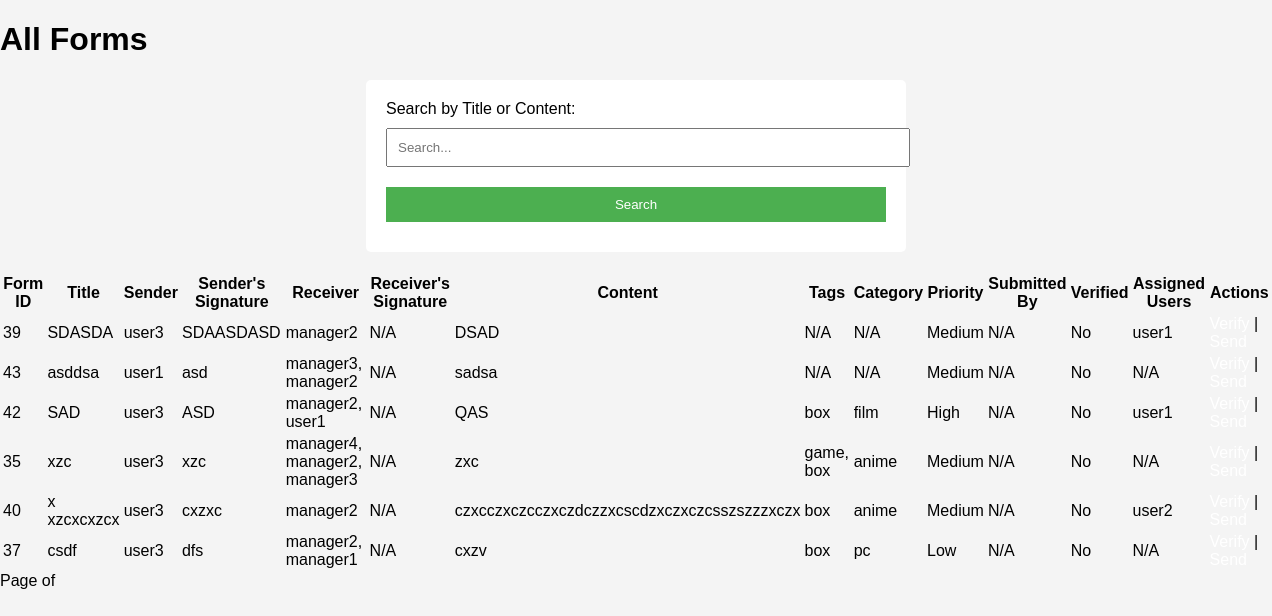
/forms/ (signed in), run on the app's committed database.
### app/models.py (models this page shows, shortened)
class Form(models.Model):
    title = models.CharField(max_length=255)
    sender_signature = models.CharField(max_length=255)
    receiver = models.CharField(max_length=255)
    receiver_signature = models.CharField(max_length=255, blank=True)
    content = models.TextField()
    tags = models.ManyToManyField(Tag, related_name="forms", blank=True)
    category = models.ForeignKey(Category, on_delete=models.CASCADE, related_name="forms", null=True)
    users = models.ManyToManyField('app.CustomUser', blank=True)  # view-only users section
    sender_name = models.CharField(max_length=255)
    prioritize = models.BooleanField(default=False)
    priority = models.CharField(max_length=100, choices=[('High', 'High'), ('Medium', 'Medium'), ('Low', 'Low')], default='Medium')
    assigned_managers = models.ManyToManyField(CustomUser, related_name="assigned_forms", blank=True, limit_choices_to={'role': 'manager'})
    assigned_users = models.ManyToManyField(
        CustomUser,
        related_name="viewable_forms",
        blank=True,
        limit_choices_to={'role': 'user'}
    )
    allowed_managers = models.ManyToManyField(CustomUser, related_name='allowed_forms', blank=True)  # Add this line
    sender = models.CharField(max_length=100)
    verified = models.BooleanField(default=False)
    verified_by = models.ForeignKey(CustomUser, null=True, on_delete=models.SET_NULL, related_name='verified_forms', blank=True)
    verified_at = models.DateTimeField(null=True, blank=True)
    last_modified = models.DateTimeField(auto_now=True)
    class Meta:
        verbose_name = 'Form'
        verbose_name_plural = 'Forms'

class CustomUser(AbstractBaseUser, PermissionsMixin):
    username = models.CharField(unique=True, max_length=150)
    email = models.EmailField(unique=True)
    first_name = models.CharField(max_length=100)
    last_name = models.CharField(max_length=100)
    is_active = models.BooleanField(default=True)
    is_staff = models.BooleanField(default=False)
    ROLE_CHOICES = [
        ('admin', 'Admin'),
        ('manager', 'Manager'),
        ('user', 'User'),
    ]
    role = models.CharField(max_length=20, choices=ROLE_CHOICES, default='user')
    SUB_ROLE_CHOICES = [
        ('none', 'None'),
        ('user-access-to-all-users-with-role-user', 'User Access to All Users with Role User'),
        ('manager-access-to-all-users-with-role-manager', 'user Access to All Users with Role Manager'),
    ]
    sub_role = models.CharField(max_length=255, choices=SUB_ROLE_CHOICES, default='none')
    objects = CustomUserManager()
    USERNAME_FIELD = 'username'
    REQUIRED_FIELDS = ['email', 'first_name', 'last_name']
    class Meta:
        verbose_name = 'User'
        verbose_name_plural = 'Users'

class Tag(models.Model):
    name = models.CharField(max_length=50, unique=True)
    class Meta:
        verbose_name = 'Tag'
        verbose_name_plural = 'Tags'

class Category(models.Model):
    name = models.CharField(max_length=50, unique=True)
    class Meta:
        verbose_name = 'Category'
        verbose_name_plural = 'Categories'

### app/views.py (the view)
# urls.py: path('forms/', views.form_list, name='forms'),  # List of forms
@login_required
def form_list(request):
    user = request.user
    if user.role == 'user':
        if user.sub_role == 'user-access-to-all-users-with-role-user':
            forms = Form.objects.filter(
                Q(sender=user) |
                Q(assigned_users=user)  # Using assigned_users field
            ).distinct()
        else:
            forms = Form.objects.filter(sender=user).distinct()
    elif user.role == 'manager':
        if user.sub_role == 'manager-access-to-all-users-with-role-manager':
            forms = Form.objects.filter(
                Q(assigned_managers=user) |  # Forms where the user is assigned as a manager
                Q(allowed_managers=user) |  # Forms where the user is allowed as a manager
                Q(sender__role='user')  # Or forms sent by a user
            ).distinct()
        else:
            forms = Form.objects.filter(
                Q(assigned_managers=user) |
                Q(allowed_managers=user)  # Using allowed_managers field
            ).distinct()
    else:
        forms = Form.objects.all()
    forms = forms.prefetch_related('tags', 'category')  # Correct 'category' not 'categories'
    return render(request, 'form/form_list.html', {'forms': forms})

### app/templates/form/form_list.html (shortened to what this page needs)
{% load static %}
<!DOCTYPE html>
<html lang="en">
<head>
    <link rel="stylesheet" href="{% static 'styles.css' %}">
</head>
<body>
    <div class="container">
        <h1>All Forms</h1>
        <form method="get" action="{% url 'form_list' %}" class="search-form">
            <label for="search">Search by Title or Content:</label>
            <input type="text" id="search" name="search" placeholder="Search..." value="{{ request.GET.search }}">
            <button type="submit">Search</button>
        </form>
        <div class="table-responsive">
            <table class="table">
                <thead>
                    <tr>
                        <th>Form ID</th>
                        <th>Title</th>
                        <th>Sender</th>
                        <th>Sender's Signature</th>
                        <th>Receiver</th>
                        <th>Receiver's Signature</th>
                        <th>Content</th>
                        <th>Tags</th>
                        <th>Category</th>
                        <th>Priority</th>
                        <th>Submitted By</th>
                        <th>Verified</th>
                        <th>Assigned Users</th>
                        <th>Actions</th>
                    </tr>
                </thead>
                <tbody>
                    {% for form in forms %}
                        <tr>
                            <td>{{ form.id }}</td>
                            <td>{{ form.title|default:"N/A" }}</td>
                            <td>{{ form.sender|default:"N/A" }}</td>
                            <td>{{ form.sender_signature|default:"N/A" }}</td>
                            <td>{{ form.receiver|default:"N/A" }}</td>
                            <td>{{ form.receiver_signature|default:"N/A" }}</td>
                            <td>{{ form.content|default:"N/A" }}</td>
                            <td>
                                {% for tag in form.tags.all %}
                                    {{ tag.name }}{% if not forloop.last %}, {% endif %}
                                {% empty %}
                                    N/A
                                {% endfor %}
                            </td>
                            <td>{{ form.category.name|default:"N/A" }}</td>
                            <td>{{ form.priority|default:"N/A" }}</td>
                            <td>{{ form.sender_name|default:"N/A" }}</td>
                            <td>{{ form.verified|yesno:"Yes,No" }}</td>
                            <td>
                                {% if form.assigned_users.all %}
                                    {% for user in form.assigned_users.all %}
                                        {{ user.username }}{% if not forloop.last %}, {% endif %}
                                    {% endfor %}
                                {% else %}
                                    N/A
                                {% endif %}
                            </td>
                            <td>
                                {% if request.user.role == 'manager' and request.user in form.assigned_managers.all %}
                                    {% if not form.verified %}
                                        <a href="{% url 'verify_form' form.id %}">Verify</a> |
                                    {% endif %}
                                {% endif %}
                                <a href="{% url 'send_form' form.id %}">Send</a>
                            </td>
                        </tr>
                    {% empty %}
                        <tr>
                            <td colspan="14">No forms found.</td>
                        </tr>
                    {% endfor %}
                </tbody>
            </table>
        </div>
        <div class="pagination">
            <span>Page {{ forms.number }} of {{ forms.paginator.num_pages }}</span>
        </div>
    </div>
</body>
</html>

### app/static/css/styles.css (style rules this page uses)
body { font-family: Arial, sans-serif; margin: 0; padding: 0; background-color: #f4f4f4; }
a { color: white; text-decoration: none; }
form { background-color: white; padding: 20px; border-radius: 5px; max-width: 500px; margin: 20px auto; }
form input, form button { width: 100%; padding: 10px; margin: 10px 0; }
button { background-color: #4CAF50; color: white; border: none; cursor: pointer; }

### data on the page
Form: id "39", title "SDASDA", sender "user3", sender_signature "SDAASDASD", receiver "manager2", receiver_signature "N/A", content "DSAD", category.name "N/A", priority "Medium", sender_name "N/A", verified "No"
CustomUser: username "user1"
Form: id "43", title "asddsa", sender "user1", sender_signature "asd", receiver "manager3, manager2", receiver_signature "N/A", content "sadsa", category.name "N/A", priority "Medium", sender_name "N/A", verified "No"
Form: id "42", title "SAD", sender "user3", sender_signature "ASD", receiver "manager2, user1", receiver_signature "N/A", content "QAS", category.name "film", priority "High", sender_name "N/A", verified "No"
Tag: name "box"
Form: id "35", title "xzc", sender "user3", sender_signature "xzc", receiver "manager4, manager2, manager3", receiver_signature "N/A", content "zxc", category.name "anime", priority "Medium", sender_name "N/A", verified "No"
Tag: name "game"
Form: id "40", title "x xzcxcxzcx", sender "user3", sender_signature "cxzxc", receiver "manager2", receiver_signature "N/A", content "czxcczxczcczxczdczzxcscdzxczxczcsszszzzxczx", category.name "anime", priority "Medium", sender_name "N/A", verified "No"
CustomUser: username "user2"
Form: id "37", title "csdf", sender "user3", sender_signature "dfs", receiver "manager2, manager1", receiver_signature "N/A", content "cxzv", category.name "pc", priority "Low", sender_name "N/A", verified "No"
